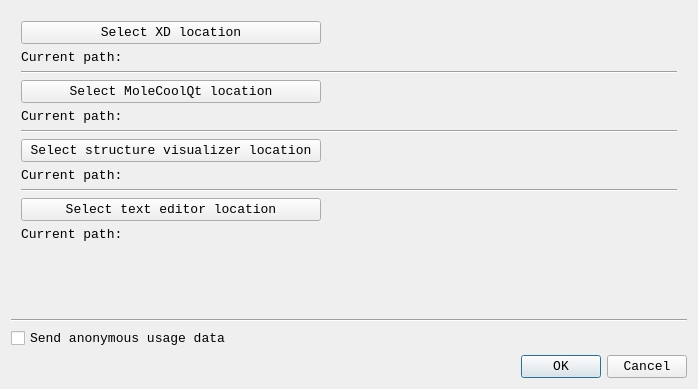
<?xml version="1.0" encoding="UTF-8"?>
<ui version="4.0">
 <class>pref</class>
 <widget class="QDialog" name="pref">
  <property name="windowModality">
   <enum>Qt::NonModal</enum>
  </property>
  <property name="geometry">
   <rect>
    <x>0</x>
    <y>0</y>
    <width>698</width>
    <height>389</height>
   </rect>
  </property>
  <property name="font">
   <font>
    <family>Consolas</family>
    <pointsize>10</pointsize>
   </font>
  </property>
  <property name="windowTitle">
   <string>Preferences</string>
  </property>
  <property name="windowIcon">
   <iconset>
    <normaloff>flatearth.ico</normaloff>flatearth.ico</iconset>
  </property>
  <layout class="QGridLayout" name="gridLayout">
   <item row="3" column="0">
    <widget class="QCheckBox" name="anonDatBox">
     <property name="text">
      <string>Send anonymous usage data</string>
     </property>
    </widget>
   </item>
   <item row="5" column="0">
    <widget class="QDialogButtonBox" name="buttonBox">
     <property name="orientation">
      <enum>Qt::Horizontal</enum>
     </property>
     <property name="standardButtons">
      <set>QDialogButtonBox::Cancel|QDialogButtonBox::Ok</set>
     </property>
    </widget>
   </item>
   <item row="0" column="0">
    <layout class="QVBoxLayout" name="verticalLayout_3">
     <property name="leftMargin">
      <number>10</number>
     </property>
     <property name="topMargin">
      <number>10</number>
     </property>
     <property name="rightMargin">
      <number>10</number>
     </property>
     <property name="bottomMargin">
      <number>10</number>
     </property>
     <item>
      <widget class="QPushButton" name="chooseXDPathBut">
       <property name="maximumSize">
        <size>
         <width>300</width>
         <height>16777215</height>
        </size>
       </property>
       <property name="text">
        <string>Select XD location</string>
       </property>
      </widget>
     </item>
     <item>
      <widget class="QLabel" name="settingsXDLab">
       <property name="text">
        <string>Current path:</string>
       </property>
      </widget>
     </item>
     <item>
      <widget class="Line" name="line">
       <property name="orientation">
        <enum>Qt::Horizontal</enum>
       </property>
      </widget>
     </item>
     <item>
      <widget class="QPushButton" name="chooseMoleCoolPath">
       <property name="maximumSize">
        <size>
         <width>300</width>
         <height>16777215</height>
        </size>
       </property>
       <property name="text">
        <string>Select MoleCoolQt location</string>
       </property>
      </widget>
     </item>
     <item>
      <widget class="QLabel" name="settingsMoleCoolLab">
       <property name="text">
        <string>Current path: </string>
       </property>
      </widget>
     </item>
     <item>
      <widget class="Line" name="line_2">
       <property name="orientation">
        <enum>Qt::Horizontal</enum>
       </property>
      </widget>
     </item>
     <item>
      <widget class="QPushButton" name="chooseMercPathBut">
       <property name="maximumSize">
        <size>
         <width>300</width>
         <height>16777215</height>
        </size>
       </property>
       <property name="text">
        <string>Select structure visualizer location</string>
       </property>
      </widget>
     </item>
     <item>
      <widget class="QLabel" name="chooseMercPathLab">
       <property name="text">
        <string>Current path:</string>
       </property>
      </widget>
     </item>
     <item>
      <widget class="Line" name="line_3">
       <property name="orientation">
        <enum>Qt::Horizontal</enum>
       </property>
      </widget>
     </item>
     <item>
      <widget class="QPushButton" name="chooseTextPathBut">
       <property name="maximumSize">
        <size>
         <width>300</width>
         <height>16777215</height>
        </size>
       </property>
       <property name="text">
        <string>Select text editor location</string>
       </property>
      </widget>
     </item>
     <item>
      <widget class="QLabel" name="chooseTextPathLab">
       <property name="text">
        <string>Current path:</string>
       </property>
      </widget>
     </item>
     <item>
      <spacer name="verticalSpacer_2">
       <property name="orientation">
        <enum>Qt::Vertical</enum>
       </property>
       <property name="sizeHint" stdset="0">
        <size>
         <width>20</width>
         <height>40</height>
        </size>
       </property>
      </spacer>
     </item>
    </layout>
   </item>
   <item row="2" column="0">
    <widget class="Line" name="line_5">
     <property name="orientation">
      <enum>Qt::Horizontal</enum>
     </property>
    </widget>
   </item>
  </layout>
 </widget>
 <resources/>
 <connections>
  <connection>
   <sender>buttonBox</sender>
   <signal>accepted()</signal>
   <receiver>pref</receiver>
   <slot>accept()</slot>
   <hints>
    <hint type="sourcelabel">
     <x>248</x>
     <y>254</y>
    </hint>
    <hint type="destinationlabel">
     <x>157</x>
     <y>274</y>
    </hint>
   </hints>
  </connection>
  <connection>
   <sender>buttonBox</sender>
   <signal>rejected()</signal>
   <receiver>pref</receiver>
   <slot>reject()</slot>
   <hints>
    <hint type="sourcelabel">
     <x>316</x>
     <y>260</y>
    </hint>
    <hint type="destinationlabel">
     <x>286</x>
     <y>274</y>
    </hint>
   </hints>
  </connection>
 </connections>
</ui>
